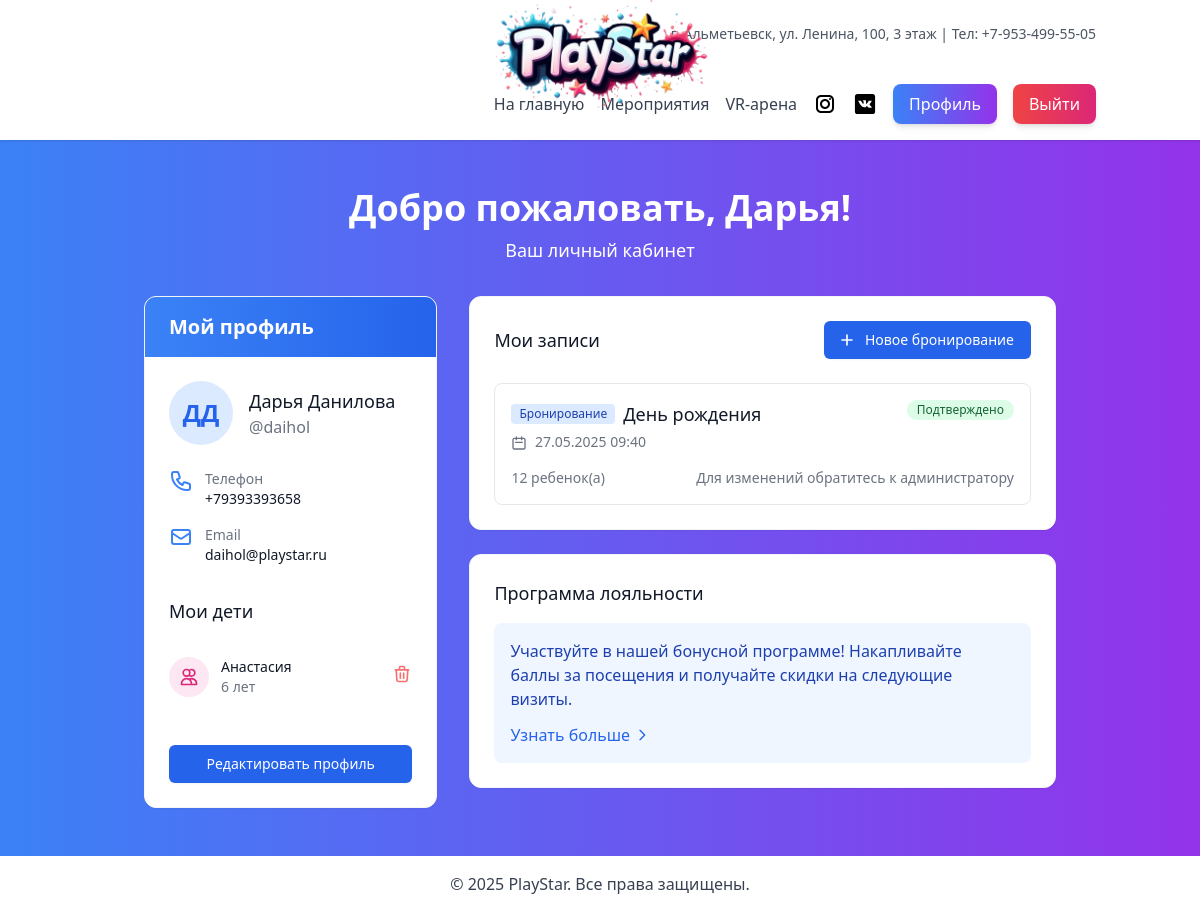
Screenshot of /accounts/profile/ (signed in) with the database file from the repository.
### main/models.py (models this page shows, shortened)
class CustomUser(AbstractUser):
    ROLE_CHOICES = [
        ('CLIENT', 'Клиент'),
        ('STAFF', 'Сотрудник'),
        ('MANAGER', 'Менеджер'),
        ('ADMIN', 'Администратор'),
    ]
    phone_number = models.CharField(max_length=15, unique=True, verbose_name="Номер телефона")
    role = models.CharField(
        max_length=10,
        choices=ROLE_CHOICES,
        default='CLIENT',
        verbose_name='Роль'
    )
    email = models.EmailField(unique=True, verbose_name="Email")

class Child(models.Model):
    GENDER_CHOICES = [
        ('M', 'Мальчик'),
        ('F', 'Девочка'),
    ]
    profile = models.ForeignKey(Profile, on_delete=models.CASCADE, related_name='children')
    name = models.CharField(max_length=100, verbose_name="Имя ребенка")
    age = models.PositiveIntegerField(verbose_name="Возраст ребенка")
    birthdate = models.DateField(verbose_name="Дата рождения", blank=True, null=True)
    gender = models.CharField(
        max_length=1,
        choices=GENDER_CHOICES,
        verbose_name="Пол",
        blank=True,
        null=True
    )
    class Meta:
        verbose_name = "Ребенок"
        verbose_name_plural = "Дети"

### bookings/models.py (models this page shows, shortened)
class Booking(models.Model):
    STATUS_CHOICES = [
        ('pending', 'На модерации'),
        ('approved', 'Подтверждено'),
        ('rejected', 'Отклонено'),
        ('completed', 'Завершено')
    ]
    BOOKING_TYPES = (
        ('birthday', 'День рождения'),
        ('vr', 'VR-арена'),
        ('animation', 'Выездная анимация'),
        ('other', 'Другое'),
    )
    user = models.ForeignKey(settings.AUTH_USER_MODEL, on_delete=models.CASCADE)
    event_name = models.CharField('Название мероприятия', max_length=255)
    booking_type = models.CharField(
        'Тип бронирования',
        max_length=20,
        choices=BOOKING_TYPES,
        default='birthday'
    )
    location = models.CharField(
        'Местоположение',
        max_length=255,
        blank=True,
        null=True
    )
    custom_type = models.CharField(
        'Свой вариант',
        max_length=255,
        blank=True,
        null=True
    )
    event_date = models.DateTimeField('Дата мероприятия')
    children_count = models.PositiveIntegerField(
        'Количество детей',
        validators=[MinValueValidator(1)]
    )
    comment = models.TextField('Комментарий', blank=True, null=True)
    status = models.CharField(
        'Статус',
        max_length=20,
        choices=STATUS_CHOICES,
        default='pending'
    )
    created_at = models.DateTimeField(auto_now_add=True)
    updated_at = models.DateTimeField(auto_now=True)
    prepayment = models.DecimalField(
        'Предоплата',
        max_digits=10,
        decimal_places=2,
        default=Decimal('0.00')
    )
    cashier_payment = models.DecimalField(
        'Оплата кассиром',
        max_digits=10,
        decimal_places=2,
        default=Decimal('0.00')
    )
    paid_amount = models.DecimalField(
        'Оплаченная сумма',
        max_digits=10,
        decimal_places=2,
        default=Decimal('0.00')
    )
    class Meta:
        verbose_name = 'Бронирование'
        verbose_name_plural = 'Бронирования'
        ordering = ['-created_at']

### accounts/views.py (the view)
# urls.py: path('profile/', profile, name='profile'),
@login_required
def profile(request):
    user = request.user
    Profile.objects.get_or_create(user=user)
    context = {
        'user': user,
        'bookings': Booking.objects.filter(user=user).order_by('-created_at')[:5],
        'user_events': Event.objects.filter(booking__user=user)
                       .select_related('booking')
                       .order_by('-date')[:5],
    }
    return render(request, 'accounts/profile.html', context)

### main/templatetags/group_check.py (called while the page is built)
@register.filter(name='has_group')
def has_group(user, group_name):
    if hasattr(user, 'groups'):
        return user.groups.filter(name=group_name).exists()
    return False

### accounts/templates/accounts/profile.html (shortened to what this page needs)
{% extends 'base.html' %}
{% load group_check static %}
{% block content %}
<div class="max-w-7xl mx-auto px-4 sm:px-6 lg:px-8">
    <div class="mb-8 text-center">
        <h1 class="text-4xl font-bold text-white mb-2">Добро пожаловать, {{ user.first_name }}!</h1>
        <p class="text-lg text-white">Ваш личный кабинет</p>
    </div>
    <div class="flex flex-col lg:flex-row gap-8">
        <div class="w-full lg:w-1/3 bg-white rounded-xl shadow-sm border border-gray-100 overflow-hidden">
            <div class="bg-gradient-to-r from-blue-500 to-blue-600 px-6 py-4">
                <h2 class="text-xl font-semibold text-white">Мой профиль</h2>
            </div>
            <div class="p-6">
                <div class="flex items-center space-x-4 mb-6">
                    <div class="flex-shrink-0">
                        <div class="h-16 w-16 rounded-full bg-blue-100 flex items-center justify-center text-blue-600 text-2xl font-bold">
                            {{ user.first_name|first|upper }}{{ user.last_name|first|upper }}
                        </div>
                    </div>
                    <div>
                        <h3 class="text-lg font-medium text-gray-900">{{ user.first_name }} {{ user.last_name }}</h3>
                        <p class="text-gray-500">@{{ user.username }}</p>
                    </div>
                </div>
                <div class="space-y-4">
                    <div class="flex items-start">
                        <div class="flex-shrink-0 h-6 w-6 text-blue-500">
                        </div>
                        <div class="ml-3">
                            <p class="text-sm font-medium text-gray-500">Телефон</p>
                            <p class="text-sm text-gray-900">{{ user.phone_number }}</p>
                        </div>
                    </div>
                    <div class="flex items-start">
                        <div class="flex-shrink-0 h-6 w-6 text-blue-500">
                            <svg xmlns="http://www.w3.org/2000/svg" fill="none" viewBox="0 0 24 24" stroke="currentColor">
                                <path stroke-linecap="round" stroke-linejoin="round" stroke-width="2" d="M3 8l7.89 5.26a2 2 0 002.22 0L21 8M5 19h14a2 2 0 002-2V7a2 2 0 00-2-2H5a2 2 0 00-2 2v10a2 2 0 002 2z"/>
                            </svg>
                        </div>
                        <div class="ml-3">
                            <p class="text-sm font-medium text-gray-500">Email</p>
                            <p class="text-sm text-gray-900">{{ user.email }}</p>
                        </div>
                    </div>
                </div>
                <div class="mt-8">
                    <h4 class="text-lg font-medium text-gray-900 mb-4">Мои дети</h4>
                    {% if user.profile.children.all %}
                        <ul class="divide-y divide-gray-200">
                            {% for child in user.profile.children.all %}
                                <li class="py-4 flex justify-between items-center">
                                    <div class="flex items-center">
                                        <div class="flex-shrink-0 h-10 w-10 rounded-full bg-pink-100 flex items-center justify-center text-pink-600">
                                            <svg xmlns="http://www.w3.org/2000/svg" class="h-5 w-5" fill="none" viewBox="0 0 24 24" stroke="currentColor">
                                                <path stroke-linecap="round" stroke-linejoin="round" stroke-width="2" d="M12 4.354a4 4 0 110 5.292M15 21H3v-1a6 6 0 0112 0v1zm0 0h6v-1a6 6 0 00-9-5.197M13 7a4 4 0 11-8 0 4 4 0 018 0z"/>
                                            </svg>
                                        </div>
                                        <div class="ml-3">
                                            <p class="text-sm font-medium text-gray-900">{{ child.name }}</p>
                                            <p class="text-sm text-gray-500">{{ child.age }} лет</p>
                                        </div>
                                    </div>
                                    <form action="{% url 'accounts:delete_child' child.id %}" method="post">
                                        <button type="submit" class="text-red-400 hover:text-red-600">
                                            <svg xmlns="http://www.w3.org/2000/svg" class="h-5 w-5" fill="none" viewBox="0 0 24 24" stroke="currentColor">
                                                <path stroke-linecap="round" stroke-linejoin="round" stroke-width="2" d="M19 7l-.867 12.142A2 2 0 0116.138 21H7.862a2 2 0 01-1.995-1.858L5 7m5 4v6m4-6v6m1-10V4a1 1 0 00-1-1h-4a1 1 0 00-1 1v3M4 7h16"/>
                                            </svg>
                                        </button>
                                    </form>
                                </li>
                            {% endfor %}
                        </ul>
                    {% else %}
                        <p class="text-sm text-gray-500">Дети не добавлены</p>
                    {% endif %}
                </div>
                <div class="mt-8 space-y-3">
                    <a href="{% url 'accounts:profile_edit' %}" class="w-full flex items-center justify-center px-4 py-2 border border-transparent rounded-md shadow-sm text-sm font-medium text-white bg-blue-600 hover:bg-blue-700">
                        Редактировать профиль
                    </a>
                </div>
            </div>
        </div>
        <div class="w-full lg:w-2/3 space-y-6">
            <div class="bg-white rounded-xl shadow-sm border border-gray-100 overflow-hidden">
                <div class="p-6">
                    <div class="flex justify-between items-center mb-6">
                        <h3 class="text-lg font-medium text-gray-900">Мои записи</h3>
                        <button onclick="openBookingModal()" class="inline-flex items-center px-4 py-2 border border-transparent text-sm font-medium rounded-md shadow-sm text-white bg-blue-600 hover:bg-blue-700">
                            <svg xmlns="http://www.w3.org/2000/svg" class="-ml-1 mr-2 h-5 w-5" fill="none" viewBox="0 0 24 24" stroke="currentColor">
                                <path stroke-linecap="round" stroke-linejoin="round" stroke-width="2" d="M12 6v6m0 0v6m0-6h6m-6 0H6"/>
                            </svg>
                            Новое бронирование
                        </button>
                    </div>
                    {% if bookings or user_events %}
                        <div class="space-y-4">
                            {% for booking in bookings %}
                            <div class="border border-gray-200 rounded-lg p-4 hover:shadow-md transition-shadow">
                                <div class="flex justify-between items-start">
                                    <div>
                                        <div class="flex items-center mb-1">
                                            <span class="bg-blue-100 text-blue-800 text-xs font-medium px-2 py-0.5 rounded mr-2">
                                                Бронирование
                                            </span>
                                            <h4 class="text-lg font-medium text-gray-900">
                                                {% if booking.booking_type == 'other' %}
                                                    {{ booking.custom_type }}
                                                {% else %}
                                                    {{ booking.get_booking_type_display }}
                                                {% endif %}
                                            </h4>
                                        </div>
                                        <div class="text-sm text-gray-500 mb-2">
                                            <svg xmlns="http://www.w3.org/2000/svg" class="inline h-4 w-4 mr-1" fill="none" viewBox="0 0 24 24" stroke="currentColor">
                                                <path stroke-linecap="round" stroke-linejoin="round" stroke-width="2" d="M8 7V3m8 4V3m-9 8h10M5 21h14a2 2 0 002-2V7a2 2 0 00-2-2H5a2 2 0 00-2 2v12a2 2 0 002 2z"/>
                                            </svg>
                                            {{ booking.event_date|date:"d.m.Y H:i" }}
                                        </div>
                                    </div>
                                    <div class="flex items-center">
                                        <span class="inline-flex items-center px-2.5 py-0.5 rounded-full text-xs font-medium
                                            {% if booking.status == 'approved' %}bg-green-100 text-green-800
                                            {% elif booking.status == 'pending' %}bg-yellow-100 text-yellow-800
                                            {% elif booking.status == 'rejected' %}bg-red-100 text-red-800
                                            {% else %}bg-gray-100 text-gray-800{% endif %}">
                                            {{ booking.get_status_display }}
                                        </span>
                                    </div>
                                </div>
                                <div class="flex justify-between items-center mt-2">
                                    <div class="text-sm text-gray-500">
                                        <span class="font-medium">{{ booking.children_count }}</span> ребенок(а)
                                    </div>
                                    <div class="flex space-x-2">
                                        {% if booking.status == 'pending' %}
                                            <form action="{% url 'bookings:delete_booking' booking.id %}" method="post" class="delete-booking-form">
                                                {% csrf_token %}
                                                <button type="submit" class="text-red-600 hover:text-red-900 text-sm">
                                                    Удалить
                                                </button>
                                            </form>
                                        {% else %}
                                            <span class="text-gray-500 text-sm">Для изменений обратитесь к администратору</span>
                                        {% endif %}
                                    </div>
                                </div>
                            </div>
                            {% endfor %}
                        </div>
                    {% endif %}
                </div>
            </div>
            <div class="bg-white rounded-xl shadow-sm border border-gray-100 overflow-hidden">
                <div class="p-6">
                    <h3 class="text-lg font-medium text-gray-900 mb-4">Программа лояльности</h3>
                    <div class="bg-blue-50 p-4 rounded-lg">
                        <p class="text-blue-800">
                            Участвуйте в нашей бонусной программе! Накапливайте баллы за посещения
                            и получайте скидки на следующие визиты.
                        </p>
                        <a href="#" class="mt-3 inline-flex items-center text-blue-600 hover:text-blue-800">
                            Узнать больше
                            <svg xmlns="http://www.w3.org/2000/svg" class="ml-1 h-4 w-4" fill="none" viewBox="0 0 24 24" stroke="currentColor">
                                <path stroke-linecap="round" stroke-linejoin="round" stroke-width="2" d="M9 5l7 7-7 7"/>
                            </svg>
                        </a>
                    </div>
                </div>
            </div>
        </div>
    </div>
</div>
{% endblock %}

### rows the page displays
CustomUser: first_name "Дарья", first_name|first "Д", last_name|first "Д", last_name "Данилова", username "daihol", phone_number "+79393393658", email "daihol@playstar.ru"
Child: name "Анастасия", age "6"
Booking: booking_type "День рождения", event_date "27.05.2025 09:40", status "Подтверждено", children_count "12", shows "Для изменений обратитесь к администратору"
